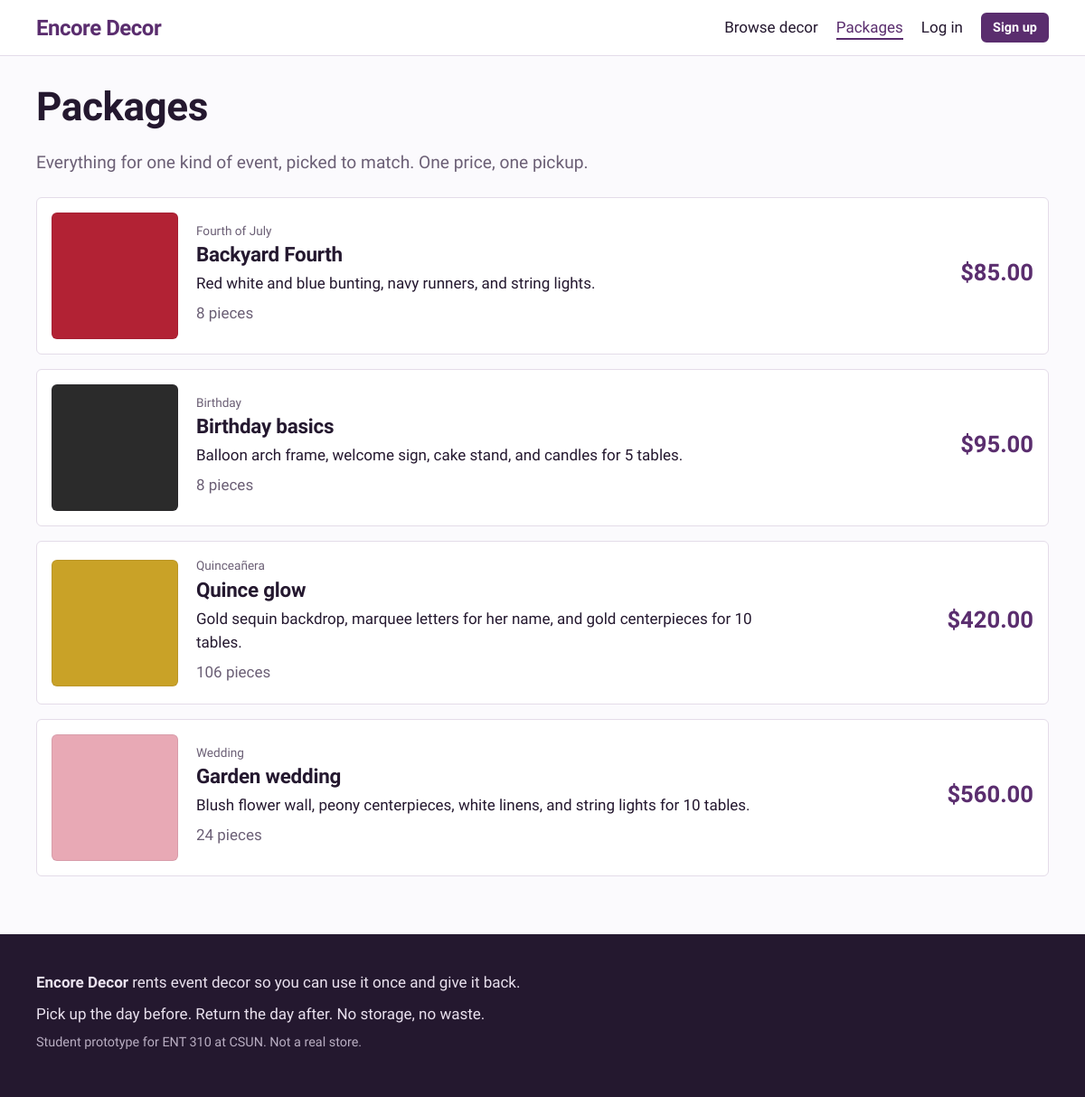
The page /packages.php on the database its author committed.
### tables this page shows
CREATE TABLE packages (
  id          INT AUTO_INCREMENT PRIMARY KEY,
  name        VARCHAR(120) NOT NULL,
  event_type  VARCHAR(60)  NOT NULL,
  description TEXT NOT NULL,
  price       DECIMAL(8,2) NOT NULL,
  color_hex   CHAR(7) NOT NULL DEFAULT '#CCCCCC',
  is_active   TINYINT(1) NOT NULL DEFAULT 1
);

### includes/bootstrap.php (called while the page is built, shortened)
<?php
function db(): PDO
{
    static $pdo = null;
    if ($pdo === null) {
        $dsn = 'mysql:host=' . DB_HOST . ';port=' . DB_PORT . ';dbname=' . DB_NAME . ';charset=utf8mb4';
        $pdo = new PDO($dsn, DB_USER, DB_PASS, [
            PDO::ATTR_ERRMODE            => PDO::ERRMODE_EXCEPTION,
            PDO::ATTR_DEFAULT_FETCH_MODE => PDO::FETCH_ASSOC,
            PDO::ATTR_EMULATE_PREPARES   => false,
        ]);
    }
    return $pdo;
}
function base_url(): string
{
    static $base = null;
    if ($base === null) {
        $script = $_SERVER['SCRIPT_NAME'] ?? '';
        $dir = str_replace('\\', '/', dirname($script));
        $base = rtrim($dir, '/');
    }
    return $base;
}
function url(string $path = ''): string
{
    return base_url() . '/' . ltrim($path, '/');
}
function e(?string $text): string
{
    return htmlspecialchars((string) $text, ENT_QUOTES, 'UTF-8');
}
function money($amount): string
{
    return '$' . number_format((float) $amount, 2);
}

### public/packages.php (the view, shortened to what this page needs)
<?php
require __DIR__ . '/../includes/bootstrap.php';
$packages = db()->query('SELECT p.*, COUNT(pi.item_id) AS piece_types, COALESCE(SUM(pi.quantity), 0) AS piece_count
                         FROM packages p
                         LEFT JOIN package_items pi ON pi.package_id = p.id
                         WHERE p.is_active = 1
                         GROUP BY p.id ORDER BY p.price')->fetchAll();
require __DIR__ . '/../includes/header.php';
?>
<h1>Packages</h1>
<p class="lead">Everything for one kind of event, picked to match. One price, one pickup.</p>
<div class="package-list">
  <?php foreach ($packages as $p): ?>
    <article class="package-row">
      <span class="swatch" style="--swatch: <?= e($p['color_hex']) ?>"></span>
      <div>
        <p class="chip-kicker"><?= e($p['event_type']) ?></p>
        <h2><a href="<?= e(url('package.php?id=' . $p['id'])) ?>"><?= e($p['name']) ?></a></h2>
        <p><?= e($p['description']) ?></p>
        <p class="muted"><?= (int) $p['piece_count'] ?> pieces</p>
      </div>
      <p class="package-price"><?= money($p['price']) ?></p>
    </article>
  <?php endforeach; ?>
</div>
<?php require __DIR__ . '/../includes/footer.php'; ?>

### public/assets/style.css (style rules this page uses)
:root { --paper: #FBFAFD; --white: #FFFFFF; --ink: #24182F; --muted: #6B5F75; --plum: #5A2D6E; --plum-soft: #F1EAF5; --marigold: #F2A93B; --sage: #2F7A55; --sage-soft: #E5F2EA; --berry: #B3263E; --berry-soft: #FBE9EC; --line: #E4DCE9; --display: "Bricolage Grotesque", "Segoe UI", system-ui, sans-serif; --body: "Atkinson Hyperlegible", "Segoe UI", system-ui, sans-serif; --radius: 6px; --gap: clamp(1rem, 3vw, 1.5rem); }
*, *::before, *::after { box-sizing: border-box; }
html { -webkit-text-size-adjust: 100%; }
body { margin: 0; background: var(--paper); color: var(--ink); font: 400 1.0625rem/1.55 var(--body); }
a { color: var(--plum); text-underline-offset: 0.18em; }
h1, h2, h3 { font-family: var(--display); line-height: 1.1; letter-spacing: -0.01em; margin: 0 0 0.5em; }
h1 { font-size: clamp(2rem, 4vw, 2.75rem); font-weight: 800; }
h2 { font-size: 1.5rem; font-weight: 700; margin-top: 2rem; }
p { margin: 0 0 1rem; max-width: 68ch; }
.muted { color: var(--muted); }
.lead { font-size: 1.2rem; color: var(--muted); }
.swatch { position: relative; display: block; aspect-ratio: 4 / 3; background: var(--swatch, #ccc); border-radius: var(--radius) var(--radius) 0 0; box-shadow: inset 0 0 0 1px rgba(36, 24, 47, 0.08); object-fit: cover; width: 100%; }
.chip-kicker { font-size: 0.85rem; color: var(--muted); }
.package-list { display: flex; flex-direction: column; gap: 1rem; margin-top: 1.5rem; }
.package-row { display: grid; grid-template-columns: 140px 1fr auto; gap: 1.25rem; align-items: center; background: var(--white); border: 1px solid var(--line); border-radius: var(--radius); padding: 1rem; }
.package-row .swatch { border-radius: var(--radius); aspect-ratio: 1 / 1; }
.package-row h2 { margin: 0 0 0.4rem; font-size: 1.4rem; }
.package-row h2 a { color: var(--ink); text-decoration: none; }
.package-row p { margin-bottom: 0.4rem; }
.package-row .chip-kicker { margin: 0 0 0.2rem; }
.package-price { font: 800 1.6rem/1 var(--display); color: var(--plum); margin: 0; }

### rows shown on the page
packages: event_type "Fourth of July", name "Backyard Fourth", description "Red white and blue bunting, navy runners, and string lights.", piece_count "8", price "$85.00"
packages: event_type "Birthday", name "Birthday basics", description "Balloon arch frame, welcome sign, cake stand, and candles for 5 tables.", piece_count "8", price "$95.00"
packages: event_type "Quinceañera", name "Quince glow", description "Gold sequin backdrop, marquee letters for her name, and gold centerpieces for 10 tables.", piece_count "106", price "$420.00"
packages: event_type "Wedding", name "Garden wedding", description "Blush flower wall, peony centerpieces, white linens, and string lights for 10 tables.", piece_count "24", price "$560.00"

### other values the page prints
SITE_NAME "Encore Decor"
$label "Browse decor Packages Log in"
